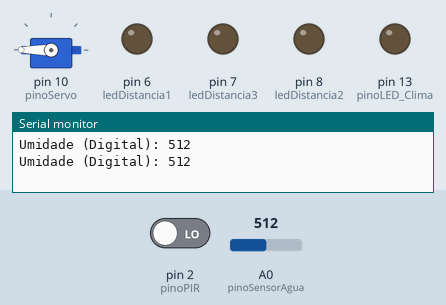
Bench run of a sketch on a simulated Arduino Uno, built with avr-gcc and run on an emulated ATmega328P. On the bench: servo, output pins drawn as LEDs (lit = HIGH), the last lines printed to the serial monitor. The test bench sets the inputs (shaded band); at power-on: A0 (pinoSensorAgua) = 512, pin 2 (pinoPIR) LOW.

Above: at 1.3 s.
1.4 s: A0 (pinoSensorAgua) set to 118
2.9 s: A0 (pinoSensorAgua) set to 101
At 3.7 s:
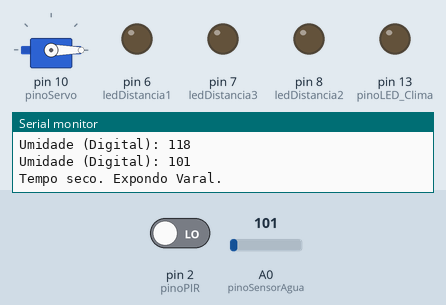
4.5 s: pin 2 (pinoPIR) driven HIGH
At 7.2 s:
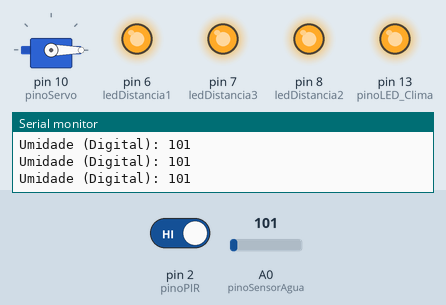
7.5 s: A0 (pinoSensorAgua) set to 120
At 8.9 s:
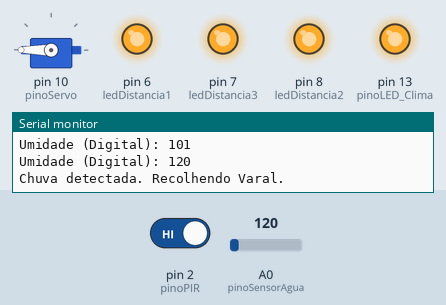
10.5 s: A0 (pinoSensorAgua) set to 100
At 11.6 s:
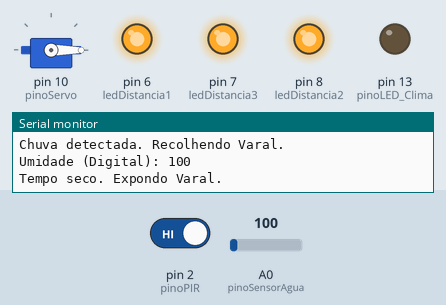
13.5 s: pin 2 (pinoPIR) driven LOW
At 16.4 s:
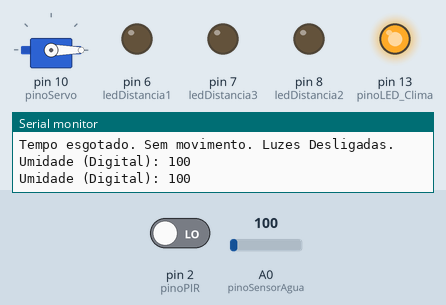
Timing chart, 0 to 17.5 s (numbered marks = the images above; inputs shaded):
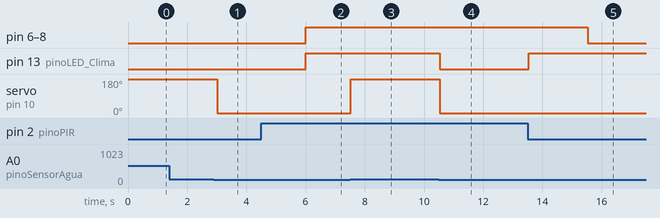

Measured:
- the behaviour switches between 111 and 110 on A0 (pinoSensorAgua) (found by bisection; images 0 and 1)
- after the input at 2.9 s, servo on pin 10 (pinoServo): 180° → 0° after 0.11 s
- after the input at 4.5 s, pin 6 (ledDistancia1), pin 7 (ledDistancia3), pin 8 (ledDistancia2): LOW → HIGH after 1.5 s
- after the input at 7.5 s, servo on pin 10 (pinoServo): 0° → 180° at once
- after the input at 10.5 s, servo on pin 10 (pinoServo): 180° → 0° at once
- after the input at 13.5 s, pin 6 (ledDistancia1), pin 7 (ledDistancia3), pin 8 (ledDistancia2): HIGH → LOW after 2.0 s

The sketch:

arduino-code-modified.ino
```cpp
#include <Servo.h>

// ----------------------------------------
// 1. PINOS E CONSTANTES DO SISTEMA VARAL/CLIMA
// ----------------------------------------
const int pinoSensorAgua = A0;
const int pinoServo = 10;
const int pinoLED_Clima = 13;
const int pinoSensorTemperatura = A1;

Servo meuServo;
bool varalEstaRecolhido = true;
// NOVO LIMITE DE CALIBRAÇÃO (valor > 110 = MOLHADO)
const int LIMITE_AGUA = 110;
// ÂNGULOS AJUSTADOS (180 é recolhido, 0 é exposto)
const int VARAL_RECOLHIDO_ANGULO = 180;
const int VARAL_EXPOSTO_ANGULO = 0;
const long TEMPO_GIRO_COMPLETO_MS = 3000;
unsigned long ultimoCheckUmidade = 0;
const long INTERVALO_CHECK_UMIDADE_MS = 500;


// ----------------------------------------
// 2. PINOS E CONSTANTES DO SISTEMA ILUMINAÇÃO POR PRESENÇA (PIR)
// ----------------------------------------
const int pinoPIR = 2; // Pino do sensor de presença
const int ledDistancia1 = 6;
const int ledDistancia2 = 8;
const int ledDistancia3 = 7;

bool estadoLuzesAcesas = false;
const long TEMPO_LUZ_ACESO_MS = 5000;
unsigned long ultimoMovimentoDetectado = 0;

// --------------------------------------------------------------------------------

// FUNÇÃO PARA O SISTEMA DE ILUMINAÇÃO POR PRESENÇA (PIR)
void controlarPresenca() {
  int leituraPIR = digitalRead(pinoPIR);

  if (leituraPIR == HIGH) {
    ultimoMovimentoDetectado = millis();

    if (!estadoLuzesAcesas) {
      digitalWrite(ledDistancia1, HIGH);
      digitalWrite(ledDistancia2, HIGH);
      digitalWrite(ledDistancia3, HIGH);
      Serial.println("Movimento detectado. Luzes LIGADAS.");
      estadoLuzesAcesas = true;
    }
  }

  // Lógica de Desligamento: Temporização Não-Bloqueante
  if (estadoLuzesAcesas && (millis() - ultimoMovimentoDetectado >= TEMPO_LUZ_ACESO_MS)) {
    digitalWrite(ledDistancia1, LOW);
    digitalWrite(ledDistancia2, LOW);
    digitalWrite(ledDistancia3, LOW);
    Serial.println("Tempo esgotado. Sem movimento. Luzes Desligadas.");
    estadoLuzesAcesas = false;
  }
}

// --------------------------------------------------------------------------------

void setup() {
  // CONFIGURAÇÃO DO SISTEMA VARAL/CLIMA
  pinMode(pinoLED_Clima, OUTPUT);
  meuServo.attach(pinoServo);
  // Inicia na posição RECOLHIDA (180°)
  meuServo.write(VARAL_RECOLHIDO_ANGULO);
  delay(100);
  meuServo.detach(); // Libera o recurso Timer/PWM

  // CONFIGURAÇÃO DO SISTEMA DE ILUMINAÇÃO POR PRESENÇA (PIR)
  pinMode(ledDistancia1, OUTPUT);
  pinMode(ledDistancia2, OUTPUT);
  pinMode(ledDistancia3, OUTPUT);
  pinMode(pinoPIR, INPUT);

  Serial.begin(9600);
  Serial.println(">>> Automação Residencial Integrada (Varal e Iluminação PIR) <<<");
}

// --------------------------------------------------------------------------------

void loop() {

  // 1. EXECUTA O SISTEMA VARAL/CLIMA (Lógica de Umidade) - Executado a cada 500ms
  if (millis() - ultimoCheckUmidade >= INTERVALO_CHECK_UMIDADE_MS) {
    ultimoCheckUmidade = millis();

    int valorUmidade = analogRead(pinoSensorAgua);
    Serial.print("Umidade (Digital): ");
    Serial.println(valorUmidade);

    // CONDIÇÃO 1: DETECTOU MOLHADO (valor > 110) -> DEVE RECOLHER (180°)
    if (valorUmidade > LIMITE_AGUA && !varalEstaRecolhido) {
      Serial.println("Chuva detectada. Recolhendo Varal.");

      meuServo.attach(pinoServo);
      meuServo.write(VARAL_RECOLHIDO_ANGULO);
      delay(TEMPO_GIRO_COMPLETO_MS); // Bloqueio necessário (3s)
      meuServo.detach();

      digitalWrite(pinoLED_Clima, LOW);
      varalEstaRecolhido = true;
    }

    // CONDIÇÃO 2: DETECTOU SECO (valor <= 110) -> DEVE EXPOR (0°)
    else if (valorUmidade <= LIMITE_AGUA && varalEstaRecolhido) {
      Serial.println("Tempo seco. Expondo Varal.");

      meuServo.attach(pinoServo);
      meuServo.write(VARAL_EXPOSTO_ANGULO);
      delay(TEMPO_GIRO_COMPLETO_MS); // Bloqueio necessário (3s)
      meuServo.detach();

      digitalWrite(pinoLED_Clima, HIGH);
      varalEstaRecolhido = false;
    }
  }

  // 2. EXECUTA O SISTEMA DE ILUMINAÇÃO POR PRESENÇA (PIR) - Executado a cada micro-loop
  controlarPresenca();

  delay(10); // Pequeno delay de estabilidade
}
```
